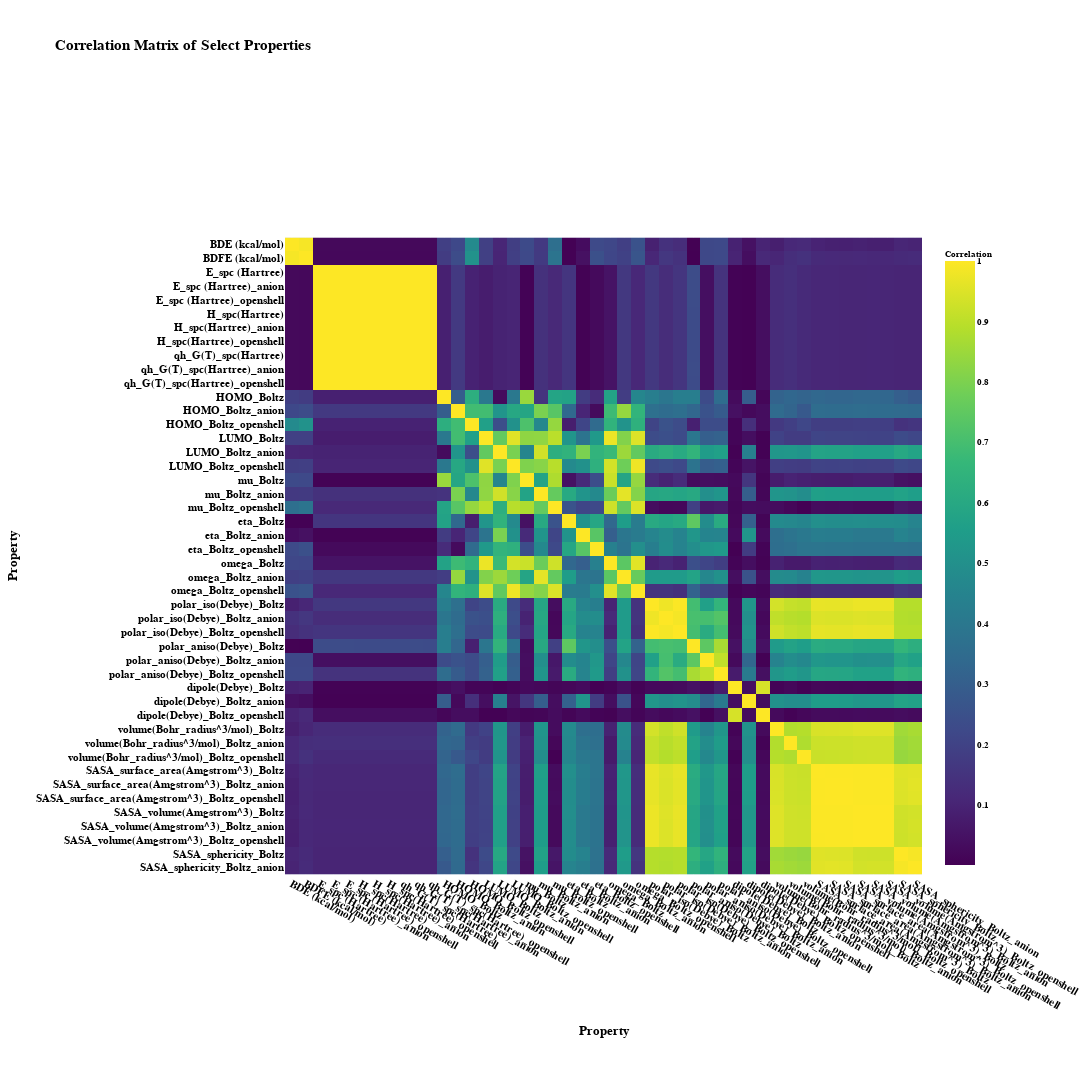

Here is the notebook cell this chart was saved with:
### Code cell
# plot the correlation matrix, only plot from the first column to "SASA_surface_area(amstrong^2)_Boltz"
# get the index of the column "SASA_surface_area(amstrong^2)_Boltz"
column_cutoff_index = select_properties_data_df.columns.get_loc(
    "SASA_sphericity_Boltz_openshell"
)
fig = px.imshow(
    corr_matrix.iloc[:column_cutoff_index, :column_cutoff_index].abs().values,
    labels=dict(x="Property", y="Property", color="Correlation"),
    x=corr_matrix.columns[:column_cutoff_index],
    y=corr_matrix.columns[:column_cutoff_index],
    color_continuous_scale="Viridis",
    title="Correlation Matrix of Select Properties",
)

fig.update_layout(
    height=column_cutoff_index * 25,
    width=column_cutoff_index * 25,
    xaxis=dict(tickangle=30),
    # increase font size
    font=dict(size=11, family="Arial", color="black", weight="bold"),
)

fig.update_coloraxes(
    colorbar_len=0.7,
    colorbar_title="Correlation",
    colorbar_title_font_size=9,
    colorbar_tickfont_size=9,
)

fig.show()
# save to html and open in browser
fig.write_html("temp.html", auto_open=False)

### Figure 1 — Plotly figure (JSON) as saved in the notebook; plotly's stock layout.template omitted (floating-point values rounded to 4 significant figures; data arrays with more than 128 entries replaced by an {"elided": "..."} marker saying what was removed)
{"data": [{"coloraxis": "coloraxis", "hovertemplate": "Property: %{x}<br>Property: %{y}<br>Correlation: %{z}<extra></extra>", "name": "0", "type": "heatmap", "x": ["BDE (kcal/mol)", "BDFE (kcal/mol)", "E_spc (Hartree)", "E_spc (Hartree)_anion", "E_spc (Hartree)_openshell", "H_spc(Hartree)", "H_spc(Hartree)_anion", "H_spc(Hartree)_openshell", "qh_G(T)_spc(Hartree)", "qh_G(T)_spc(Hartree)_anion", "qh_G(T)_spc(Hartree)_openshell", "HOMO_Boltz", "HOMO_Boltz_anion", "HOMO_Boltz_openshell", "LUMO_Boltz", "LUMO_Boltz_anion", "LUMO_Boltz_openshell", "mu_Boltz", "mu_Boltz_anion", "mu_Boltz_openshell", "eta_Boltz", "eta_Boltz_anion", "eta_Boltz_openshell", "omega_Boltz", "omega_Boltz_anion", "omega_Boltz_openshell", "polar_iso(Debye)_Boltz", "polar_iso(Debye)_Boltz_anion", "polar_iso(Debye)_Boltz_openshell", "polar_aniso(Debye)_Boltz", "polar_aniso(Debye)_Boltz_anion", "polar_aniso(Debye)_Boltz_openshell", "dipole(Debye)_Boltz", "dipole(Debye)_Boltz_anion", "dipole(Debye)_Boltz_openshell", "volume(Bohr_radius^3/mol)_Boltz", "volume(Bohr_radius^3/mol)_Boltz_anion", "volume(Bohr_radius^3/mol)_Boltz_openshell", "SASA_surface_area(Amgstrom^3)_Boltz", "SASA_surface_area(Amgstrom^3)_Boltz_anion", "SASA_surface_area(Amgstrom^3)_Boltz_openshell", "SASA_volume(Amgstrom^3)_Boltz", "SASA_volume(Amgstrom^3)_Boltz_anion", "SASA_volume(Amgstrom^3)_Boltz_openshell", "SASA_sphericity_Boltz", "SASA_sphericity_Boltz_anion"], "xaxis": "x", "y": ["BDE (kcal/mol)", "BDFE (kcal/mol)", "E_spc (Hartree)", "E_spc (Hartree)_anion", "E_spc (Hartree)_openshell", "H_spc(Hartree)", "H_spc(Hartree)_anion", "H_spc(Hartree)_openshell", "qh_G(T)_spc(Hartree)", "qh_G(T)_spc(Hartree)_anion", "qh_G(T)_spc(Hartree)_openshell", "HOMO_Boltz", "HOMO_Boltz_anion", "HOMO_Boltz_openshell", "LUMO_Boltz", "LUMO_Boltz_anion", "LUMO_Boltz_openshell", "mu_Boltz", "mu_Boltz_anion", "mu_Boltz_openshell", "eta_Boltz", "eta_Boltz_anion", "eta_Boltz_openshell", "omega_Boltz", "omega_Boltz_anion", "omega_Boltz_openshell", "polar_iso(Debye)_Boltz", "polar_iso(Debye)_Boltz_anion", "polar_iso(Debye)_Boltz_openshell", "polar_aniso(Debye)_Boltz", "polar_aniso(Debye)_Boltz_anion", "polar_aniso(Debye)_Boltz_openshell", "dipole(Debye)_Boltz", "dipole(Debye)_Boltz_anion", "dipole(Debye)_Boltz_openshell", "volume(Bohr_radius^3/mol)_Boltz", "volume(Bohr_radius^3/mol)_Boltz_anion", "volume(Bohr_radius^3/mol)_Boltz_openshell", "SASA_surface_area(Amgstrom^3)_Boltz", "SASA_surface_area(Amgstrom^3)_Boltz_anion", "SASA_surface_area(Amgstrom^3)_Boltz_openshell", "SASA_volume(Amgstrom^3)_Boltz", "SASA_volume(Amgstrom^3)_Boltz_anion", "SASA_volume(Amgstrom^3)_Boltz_openshell", "SASA_sphericity_Boltz", "SASA_sphericity_Boltz_anion"], "yaxis": "y", "z": {"elided": "46x46 float values"}}], "layout": {"coloraxis": {"colorbar": {"len": 0.7, "tickfont": {"size": 9}, "title": {"font": {"size": 9}, "text": "Correlation"}}, "colorscale": [[0, "#440154"], [0.1111, "#482878"], [0.2222, "#3e4989"], [0.3333, "#31688e"], [0.4444, "#26828e"], [0.5556, "#1f9e89"], [0.6667, "#35b779"], [0.7778, "#6ece58"], [0.8889, "#b5de2b"], [1, "#fde725"]]}, "font": {"color": "black", "family": "Arial", "size": 11, "weight": "bold"}, "height": 1150, "title": {"text": "Correlation Matrix of Select Properties"}, "width": 1150, "xaxis": {"anchor": "y", "constrain": "domain", "domain": [0, 1], "scaleanchor": "y", "tickangle": 30, "title": {"text": "Property"}}, "yaxis": {"anchor": "x", "autorange": "reversed", "constrain": "domain", "domain": [0, 1], "title": {"text": "Property"}}}}
